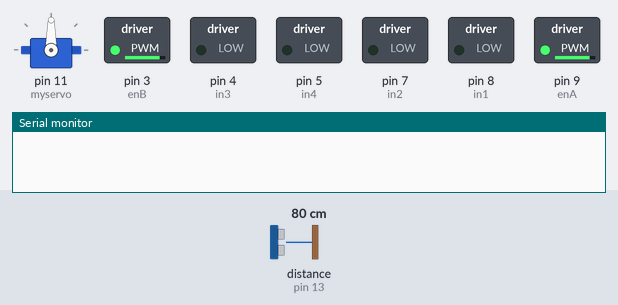
The sketch below on a simulated Arduino Uno, built with avr-gcc and run on an emulated ATmega328P. Shown: servo, switched loads named in the sketch (green lamp = pin HIGH), the last lines printed to the serial monitor. Wiring (inferred from the names in the program): ultrasonic range finder: trigger pin 12; echo pin 13. The inputs (shaded band) are chosen by the test bench; at power-on: distance to the obstacle (sensor on pin 13) 80 cm. The echo pulse lasts 58.3 µs per cm; pins used as bus, display or sensor lines are not drawn.

Above: at 1.05 s.
At 3.05 s:
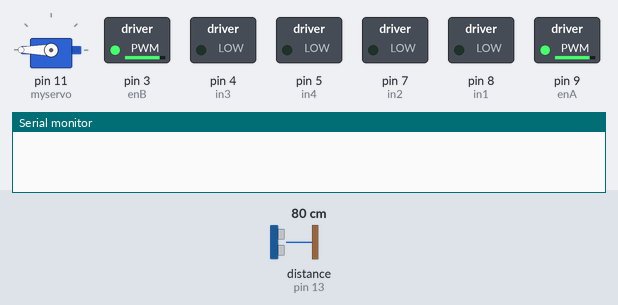
At 4.5 s:
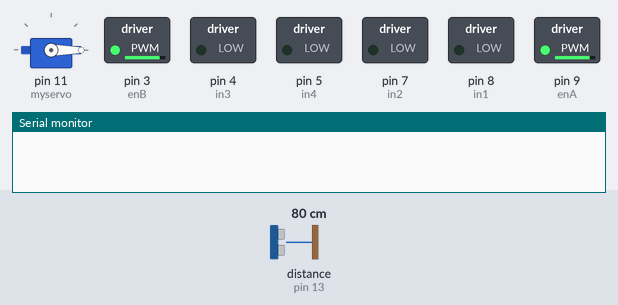
At 7.95 s:
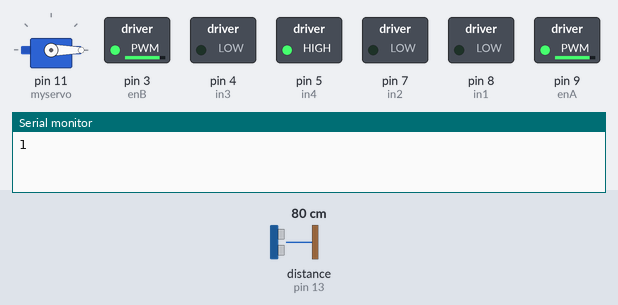
Timing chart, 0 to 11.4 s (numbered marks = the images above):
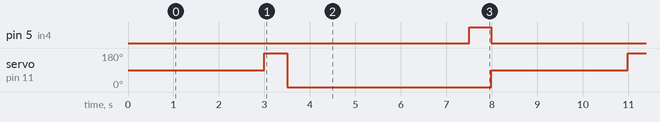

Measured:
- by itself, pin 5 (in4): alternates HIGH for 0.49 s and LOW for 7.5 s
- by itself, servo on pin 11 (myservo): repeats every 8.0 s: 0° 4.5 s, 90° 3.0 s, 180° 0.50 s

The sketch:

4-5dc.ino
```cpp
#include <Servo.h>

Servo myservo;  // Create a servo object

#define trig 12  // Define the trigger pin
#define echo 13  // Define the echo pin

// Motor A connections
int enA = 9;  // Enable pin for Motor A
int in1 = 8;  // Input 1 for Motor A
int in2 = 7;  // Input 2 for Motor A

// Motor B connections
int enB = 3;  // Enable pin for Motor B
int in3 = 4;  // Input 1 for Motor B
int in4 = 5;  // Input 2 for Motor B

byte maxDist = 160;                               // Maximum sensing distance (Objects further than this distance are ignored)
byte stopDist = 47;                               // Minimum distance from an object to stop in cm
float timeOut = 2 * (maxDist + 10) / 100 / 340 * 1000000;

unsigned long lastCheckTime = 0;  // Variable to store the time of the last direction check

void setup() {
  // Set the motor control pins as outputs
  pinMode(enA, OUTPUT);
  pinMode(in1, OUTPUT);
  pinMode(in2, OUTPUT);
  pinMode(enB, OUTPUT);
  pinMode(in3, OUTPUT);
  pinMode(in4, OUTPUT);

  // Set the motor enable pins to control the speed
  analogWrite(enA, 220); // Adjust the speed as needed
  analogWrite(enB, 220); // Adjust the speed as needed

  Serial.begin(9600);  // Initialize serial communication

  pinMode(trig, OUTPUT);
  pinMode(echo, INPUT);

  myservo.attach(11);  // Attaches the servo on pin 11

  // Wait for the sensor, servo, and motors to settle
  delay(1000);
}

void moveForward() {
  // Spin both motors forward
  digitalWrite(in1, LOW);
  digitalWrite(in2, HIGH);
  digitalWrite(in3, LOW);
  digitalWrite(in4, HIGH);
}

void stopMove() {
  // Stop both motors
  digitalWrite(in1, LOW);
  digitalWrite(in2, LOW);
  digitalWrite(in3, LOW);
  digitalWrite(in4, LOW);
}

void turnRightDegrees(int degrees) {
  // Stop both motors
  digitalWrite(in1, LOW);
  digitalWrite(in2, LOW);
  digitalWrite(in3, LOW);
  digitalWrite(in4, LOW);

  // Adjust this delay based on your estimated turn time
  delay(3000);

  // Start turning right
  digitalWrite(in1, LOW);
  digitalWrite(in2, HIGH);
  digitalWrite(in3, LOW);
  digitalWrite(in4, LOW);

  // Calculate the delay based on the specified degrees
  long delayTime = 0;
  if (degrees == 30) {
    delayTime = 330;
  } else if (degrees == 45) {
    delayTime = 490;
  } else if (degrees == 60) {
    delayTime = 650;
  } else if (degrees == 90) {
    delayTime = 1300;
  }

  // Check if a valid angle was provided
  if (delayTime == 0) {
    Serial.println("Invalid angle. Available options: 30, 45, 60, 90 degrees");
    return;
  }

  delay(delayTime);
}

void turnLeftDegrees(int degrees) {
  // Stop both motors
  digitalWrite(in1, LOW);
  digitalWrite(in2, LOW);
  digitalWrite(in3, LOW);
  digitalWrite(in4, LOW);

  // Adjust this delay based on your estimated turn time
  delay(3000);

  // Start turning left
  digitalWrite(in1, LOW);
  digitalWrite(in2, LOW);
  digitalWrite(in3, LOW);
  digitalWrite(in4, HIGH);

  // Calculate the delay based on the specified degrees
  long delayTime = 0;
  if (degrees == 30) {
    delayTime = 340;
  } else if (degrees == 45) {
    delayTime = 490;
  } else if (degrees == 60) {
    delayTime = 650;
  } else if (degrees == 90) {
    delayTime = 1300;
  }

  // Check if a valid angle was provided
  if (delayTime == 0) {
    Serial.println("Invalid angle. Available options: 30, 45, 60, 90 degrees");
    return;
  }

  delay(delayTime);
}

int getDistance() {
  // Measure the distance to an object
  unsigned long pulseTime;
  int distance;
  digitalWrite(trig, HIGH);
  delayMicroseconds(10);
  digitalWrite(trig, LOW);
  pulseTime = pulseIn(echo, HIGH, timeOut);
  distance = (float)pulseTime * 340 / 2 / 10000;
  return distance;
}

int checkDirection() {
  int distances[2] = {0, 0};
  int turnDir = 1;
  myservo.write(180);
  delay(500);
  distances[0] = getDistance();
  myservo.write(0);
  delay(1000);
  distances[1] = getDistance();
  if (distances[0] >= 200 && distances[1] >= 200)
    turnDir = 0;
  else if (distances[0] <= stopDist && distances[1] <= stopDist)
    turnDir = 1;
  else if (distances[0] >= distances[1])
    turnDir = 0;
  else if (distances[0] < distances[1])
    turnDir = 2;
  return turnDir;
}

void loop() {
  myservo.write(90);  // Rotate the servo to the current angle

  int distance = getDistance();
  if (distance >= stopDist) {
    moveForward();
  }
  while (distance >= stopDist) {
    distance = getDistance();
    delay(250);
  }
  stopMove();

  // Check if enough time has passed since the last direction check
  if (millis() - lastCheckTime >= 3000) {
    int turnDir = checkDirection();
    Serial.print(turnDir);
    switch (turnDir) {
      case 0:
        turnLeftDegrees(90);
        break;
      case 1:
        turnLeftDegrees(45);
        break;
      case 2:
        turnRightDegrees(90);
        break;
    }
    // Update the last direction check time
    lastCheckTime = millis();
  }
}
```
